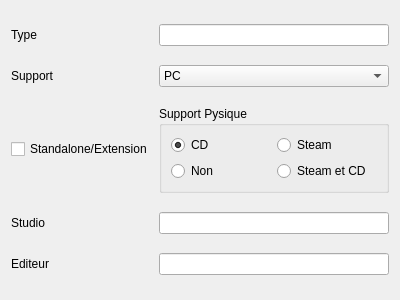
<?xml version="1.0" encoding="UTF-8"?>
<ui version="4.0">
 <class>WizardPageJV</class>
 <widget class="QWizardPage" name="WizardPageJV">
  <property name="geometry">
   <rect>
    <x>0</x>
    <y>0</y>
    <width>400</width>
    <height>300</height>
   </rect>
  </property>
  <property name="windowTitle">
   <string>WizardPage</string>
  </property>
  <property name="title">
   <string>Page 2</string>
  </property>
  <layout class="QGridLayout" name="gridLayout">
   <item row="2" column="1">
    <widget class="QGroupBox" name="groupBox">
     <property name="title">
      <string>Support Pysique</string>
     </property>
     <layout class="QGridLayout" name="gridLayout_2">
      <item row="0" column="1">
       <widget class="QRadioButton" name="w_supportSteam">
        <property name="text">
         <string>Steam</string>
        </property>
       </widget>
      </item>
      <item row="0" column="0">
       <widget class="QRadioButton" name="w_supportCD">
        <property name="text">
         <string>CD</string>
        </property>
        <property name="checked">
         <bool>true</bool>
        </property>
       </widget>
      </item>
      <item row="3" column="0">
       <widget class="QRadioButton" name="w_supportNon">
        <property name="text">
         <string>Non</string>
        </property>
       </widget>
      </item>
      <item row="3" column="1">
       <widget class="QRadioButton" name="w_supportSteamCD">
        <property name="text">
         <string>Steam et CD </string>
        </property>
       </widget>
      </item>
     </layout>
    </widget>
   </item>
   <item row="1" column="0">
    <widget class="QLabel" name="label_2">
     <property name="text">
      <string>Support</string>
     </property>
    </widget>
   </item>
   <item row="0" column="1">
    <widget class="QLineEdit" name="lineEdit"/>
   </item>
   <item row="0" column="0">
    <widget class="QLabel" name="label">
     <property name="text">
      <string>Type</string>
     </property>
    </widget>
   </item>
   <item row="4" column="0">
    <widget class="QLabel" name="label_4">
     <property name="text">
      <string>Editeur</string>
     </property>
    </widget>
   </item>
   <item row="3" column="0">
    <widget class="QLabel" name="label_3">
     <property name="text">
      <string>Studio</string>
     </property>
    </widget>
   </item>
   <item row="4" column="1">
    <widget class="QLineEdit" name="lineEdit_4"/>
   </item>
   <item row="3" column="1">
    <widget class="QLineEdit" name="lineEdit_3"/>
   </item>
   <item row="2" column="0">
    <widget class="QCheckBox" name="w_extension">
     <property name="toolTip">
      <string>Unchecked: jeu de base, Partially check: Extension, Check: Stand alone</string>
     </property>
     <property name="text">
      <string>Standalone/Extension</string>
     </property>
     <property name="tristate">
      <bool>true</bool>
     </property>
    </widget>
   </item>
   <item row="1" column="1">
    <widget class="QComboBox" name="comboBox">
     <item>
      <property name="text">
       <string>PC</string>
      </property>
     </item>
     <item>
      <property name="text">
       <string>GameBoy</string>
      </property>
     </item>
     <item>
      <property name="text">
       <string>Nintendo DS</string>
      </property>
     </item>
     <item>
      <property name="text">
       <string>PlayStation</string>
      </property>
     </item>
     <item>
      <property name="text">
       <string>PlayStation 2</string>
      </property>
     </item>
     <item>
      <property name="text">
       <string>XBox 360</string>
      </property>
     </item>
     <item>
      <property name="text">
       <string>IPhone</string>
      </property>
     </item>
     <item>
      <property name="text">
       <string>Android</string>
      </property>
     </item>
    </widget>
   </item>
  </layout>
 </widget>
 <tabstops>
  <tabstop>lineEdit</tabstop>
  <tabstop>comboBox</tabstop>
  <tabstop>w_extension</tabstop>
  <tabstop>w_supportCD</tabstop>
  <tabstop>w_supportNon</tabstop>
  <tabstop>w_supportSteam</tabstop>
  <tabstop>w_supportSteamCD</tabstop>
  <tabstop>lineEdit_3</tabstop>
  <tabstop>lineEdit_4</tabstop>
 </tabstops>
 <resources/>
 <connections/>
</ui>
